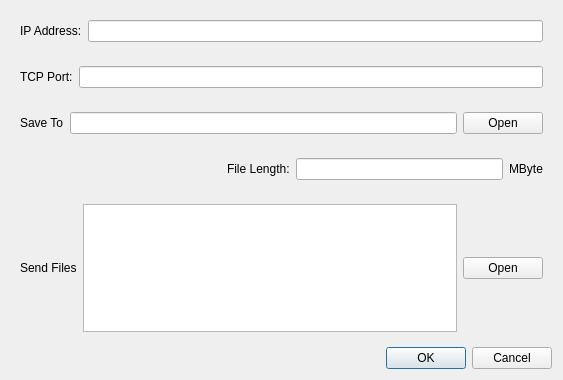
<?xml version="1.0" encoding="UTF-8"?>
<ui version="4.0">
 <class>SocketConfigurations</class>
 <widget class="QDialog" name="SocketConfigurations">
  <property name="geometry">
   <rect>
    <x>0</x>
    <y>0</y>
    <width>563</width>
    <height>380</height>
   </rect>
  </property>
  <property name="windowTitle">
   <string>Dialog</string>
  </property>
  <layout class="QGridLayout" name="gridLayout_2">
   <item row="0" column="0">
    <layout class="QGridLayout" name="gridLayout">
     <item row="2" column="0">
      <widget class="QWidget" name="widget_3" native="true">
       <layout class="QHBoxLayout" name="horizontalLayout_3">
        <item>
         <widget class="QLabel" name="label_3">
          <property name="text">
           <string>Save To</string>
          </property>
         </widget>
        </item>
        <item>
         <widget class="QLineEdit" name="lineEditSaveTo"/>
        </item>
        <item>
         <widget class="QPushButton" name="pushButtonOpenSaveTo">
          <property name="text">
           <string>Open</string>
          </property>
         </widget>
        </item>
       </layout>
      </widget>
     </item>
     <item row="4" column="0">
      <widget class="QWidget" name="widget_4" native="true">
       <layout class="QHBoxLayout" name="horizontalLayout_4">
        <item>
         <widget class="QLabel" name="label_4">
          <property name="text">
           <string>Send Files</string>
          </property>
         </widget>
        </item>
        <item>
         <widget class="QTextEdit" name="textEditSendFiles"/>
        </item>
        <item>
         <widget class="QPushButton" name="pushButtonOpenSendFiles">
          <property name="text">
           <string>Open</string>
          </property>
         </widget>
        </item>
       </layout>
      </widget>
     </item>
     <item row="1" column="0">
      <widget class="QWidget" name="widget_2" native="true">
       <layout class="QHBoxLayout" name="horizontalLayout">
        <item>
         <widget class="QLabel" name="label_2">
          <property name="text">
           <string>TCP Port:</string>
          </property>
         </widget>
        </item>
        <item>
         <widget class="QLineEdit" name="lineEditPort">
          <property name="placeholderText">
           <string/>
          </property>
         </widget>
        </item>
       </layout>
      </widget>
     </item>
     <item row="0" column="0">
      <widget class="QWidget" name="widget" native="true">
       <layout class="QHBoxLayout" name="horizontalLayout_2">
        <item>
         <widget class="QLabel" name="label">
          <property name="text">
           <string>IP Address:</string>
          </property>
         </widget>
        </item>
        <item>
         <widget class="QLineEdit" name="lineEditIPAddr">
          <property name="placeholderText">
           <string/>
          </property>
         </widget>
        </item>
       </layout>
      </widget>
     </item>
     <item row="3" column="0">
      <widget class="QWidget" name="widget_5" native="true">
       <layout class="QHBoxLayout" name="horizontalLayout_5">
        <item>
         <spacer name="horizontalSpacer">
          <property name="orientation">
           <enum>Qt::Horizontal</enum>
          </property>
          <property name="sizeHint" stdset="0">
           <size>
            <width>40</width>
            <height>20</height>
           </size>
          </property>
         </spacer>
        </item>
        <item>
         <widget class="QLabel" name="label_5">
          <property name="text">
           <string>File Length:</string>
          </property>
         </widget>
        </item>
        <item>
         <widget class="QLineEdit" name="lineEditSaveFileLength"/>
        </item>
        <item>
         <widget class="QLabel" name="label_6">
          <property name="text">
           <string>MByte</string>
          </property>
         </widget>
        </item>
       </layout>
      </widget>
     </item>
    </layout>
   </item>
   <item row="1" column="0">
    <widget class="QDialogButtonBox" name="buttonBoxSocket">
     <property name="orientation">
      <enum>Qt::Horizontal</enum>
     </property>
     <property name="standardButtons">
      <set>QDialogButtonBox::Cancel|QDialogButtonBox::Ok</set>
     </property>
    </widget>
   </item>
  </layout>
 </widget>
 <resources/>
 <connections>
  <connection>
   <sender>buttonBoxSocket</sender>
   <signal>accepted()</signal>
   <receiver>SocketConfigurations</receiver>
   <slot>accept()</slot>
   <hints>
    <hint type="sourcelabel">
     <x>248</x>
     <y>254</y>
    </hint>
    <hint type="destinationlabel">
     <x>157</x>
     <y>274</y>
    </hint>
   </hints>
  </connection>
  <connection>
   <sender>buttonBoxSocket</sender>
   <signal>rejected()</signal>
   <receiver>SocketConfigurations</receiver>
   <slot>reject()</slot>
   <hints>
    <hint type="sourcelabel">
     <x>316</x>
     <y>260</y>
    </hint>
    <hint type="destinationlabel">
     <x>286</x>
     <y>274</y>
    </hint>
   </hints>
  </connection>
 </connections>
</ui>
